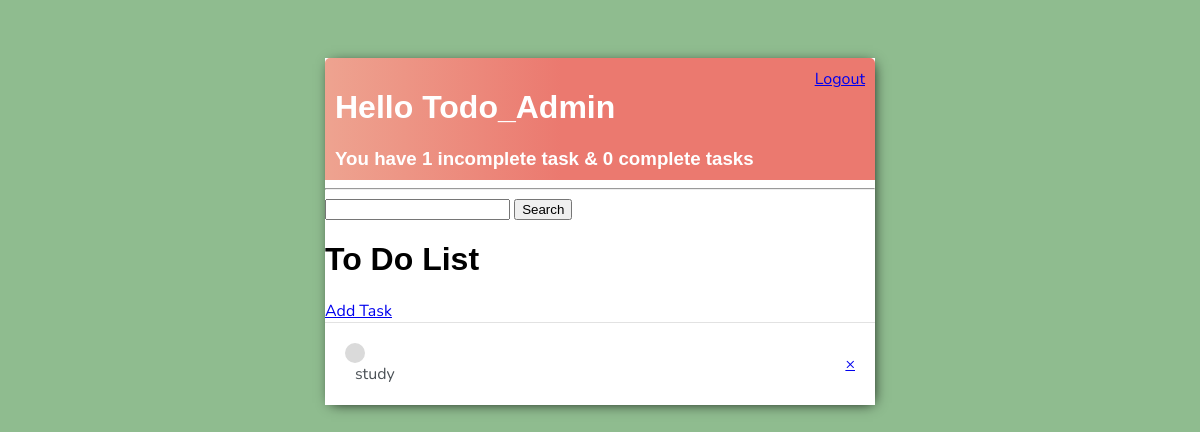
Page / (signed in) on the earlier database version.
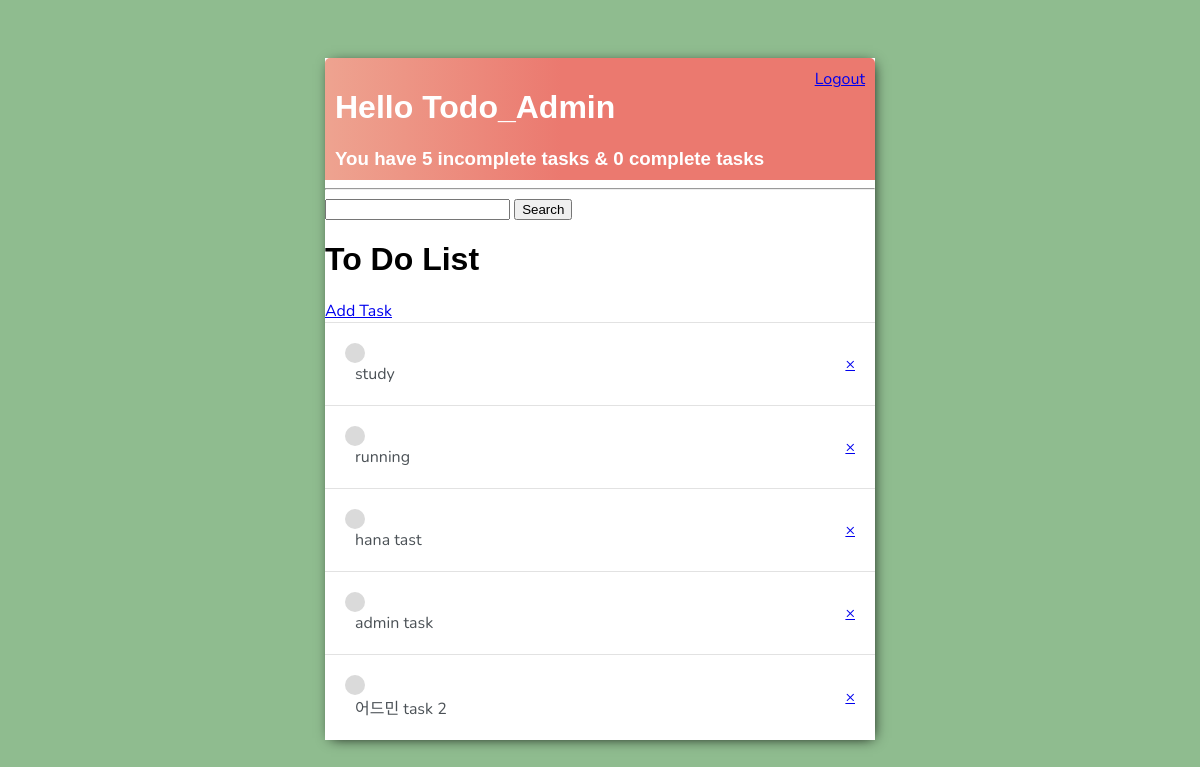
Same page on the later database version.
### base/models.py (models this page shows)
class Task(models.Model):
    user = models.ForeignKey(User, on_delete=models.CASCADE, null=True, blank=True)
    title = models.CharField(max_length= 200)
    description = models.TextField(null= True, blank=True )
    complete = models.BooleanField(default = False)
    created = models.DateTimeField(auto_now_add=True)
    def __str__(self):
        return self.title
    class Meta:
        ordering = ['complete','created']

### base/views.py (the view)
# urls.py: path('', TaskList.as_view(), name='tasks'),
class TaskList(LoginRequiredMixin,ListView):
    model = Task
    context_object_name = 'tasks'
    def get_context_data(self,  **kwargs):
        context = super().get_context_data(**kwargs)
        context['tasks'] = context['tasks'].filter(user=self.request.user)
        context['count'] = context['tasks'].filter(complete=False).count()
        context['count_search'] = context['tasks'].filter(complete=False).count()
        context['count_complete'] = context['tasks'].filter(complete=True).count()
        search_input = self.request.GET.get('search-area') or ''
        if search_input:
            context['tasks'] = context['tasks'].filter(title__icontains=search_input)
            context['count_search'] = context['tasks'].filter(title__icontains=search_input).filter(complete=False).count()
            context['search'] = search_input
        return context

### base/templates/base/task_list.html
{% extends 'base/main.html' %}
{% block content %}
<div class="header-bar">
    <div>
        <h1>Hello {{request.user|title}}</h1>
        <h3 style="margin:0">You have {{count}} incomplete task{{count|pluralize:"s"}} &  {{count_complete}} complete tasks</h3>
    </div>
{% if request.user.is_authenticated %}
    <a href="{% url 'logout' %}">Logout</a>
{% else %}
    <a href="{% url 'login' %}">Login</a>
{%endif%}
</div>
<hr>
<form method="GET">
    <input type="text" name="search-area" value="{{search}}">
    <input type="submit" value = 'Search'>
</form>
<h1>To Do List</h1>
<a href="{% url 'task-create'%}">Add Task</a>
<div class="task-items-wrapper">
    {% for task in tasks %}
        <div class="task-wrapper">
            {% if task.complete %}
            <div class="task-title">
                    <div class="task-complete-icon"></div>
                    <i><s><a href="{% url  'task-update' task.id %}">{{task}}</a></s></i>
            </div>
            <a class='delete-link' href="{% url  'task-delete' task.id %}">&#215;</a>
            {% else %}
            <div class="task-title">
                <div class="task-incomplete-icon"></div>
                <a href="{% url 'task-update' task.id %}">{{task}}</a>
            </div>
            <a class='delete-link' href="{% url  'task-delete' task.id %}">&#215;</a>
            {% endif %}
        </div>
    {% empty %}
    <h3>No items in list </h3>
    {% endfor %}
</div>
{% endblock content %}

### base/templates/base/main.html (shortened to what this page needs)
<!doctype html>
<html lang="en">
<head>
</head>
<body>
    <div class="container">
        {% block content %}
        {% endblock content %}
    </div>
</body>
</html>

### base/templates/base/main.html (style rules this page uses)
.task-wrapper { display: flex; align-items: center; justify-content: space-between; padding: 20px; background-color: white; border-top: 1px solid rgb(226,226,226); }
body { background-color: darkseagreen; font-family: 'Nunito', sans-serif; padding-top: 50px; }
h1,h2,h3,h4,h5,h6 { font-family: 'Raleway', sans-serif; }
.container { max-width: 550px; margin: auto; background-color: #fff; -webkit-box-shadow: 2px 2px 13px -4px rgba(0,0,0,21); box-shadow: 2px 2px 13px -4px rgba(0,0,0,21); }
.header-bar { display: flex; justify-content: space-between; color: #fff; padding: 10px; border-radius: 5px 5px 0 0 ; background: linear-gradient(90deg, #EEA390 0%, #EB796F 43%, #EB796F 100%); }
.task-title a { text-decoration: none; color: #4b5156; margin-left: 10px; }
.task-incomplete-icon { height: 20px; width: 20px; background-color: rgb(218,218,218); border-radius: 50%; }

Differences in the rows shown:
added Task: title "running"
added Task: title "hana tast"
added Task: title "admin task"
added Task: title "어드민 task 2"
Other differences:
{{ count }}: "1" → "5"
